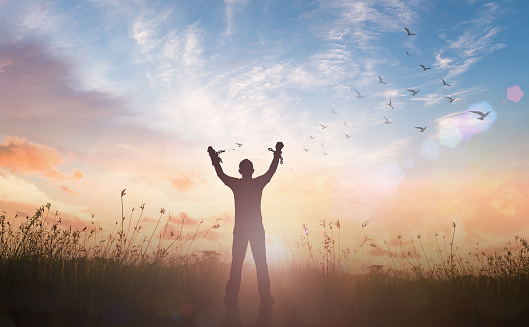
#> input picture Bai01/pic01.jpg, 529 x 327 px
$ python Image_Pyramid.py --image ../Bai01/pic01.jpg
#> lines starting #> are read from the running program, lines starting #| are printed output that depends on the picture
#> further down, image is the input picture: shape (327, 529, 3); mean B, G, R 155.4, 159, 170.8

#------------------------------------#
# Author: Yueh-Lin Tsou              #
# Update: 7/16/2019                  #
# E-mail: hank630280888@gmail.com    #
#------------------------------------#

"""-----------------------------------
- Image pyramid
    - Gaussian pyramid
    - Laplacian pyramid
-----------------------------------"""

# Import OpenCV Library, numpy and command line interface
import cv2
import numpy as np
import argparse
from matplotlib import pyplot as plt

# ------------------- Function to do Gaussian image pyramid ------------------- #
def Gaussian_Image_pyramid(img):

    lower_1 = cv2.pyrDown(img)
    lower_2 = cv2.pyrDown(lower_1)
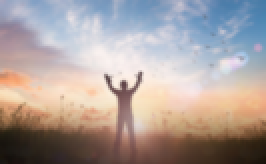
#> lower_2: shape (82, 133, 3) (shown 2 times larger); mean B, G, R 155.6, 159, 170.6
    lower_3 = cv2.pyrDown(lower_2)
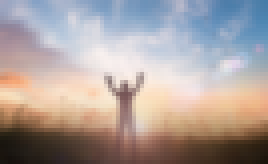
#> lower_3: shape (41, 67, 3) (shown 4 times larger); mean B, G, R 156.3, 159.4, 170.8
    lower_4 = cv2.pyrDown(lower_3)
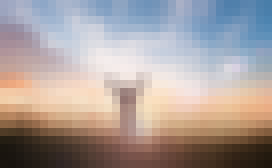
#> lower_4: shape (21, 34, 3) (shown 8 times larger); mean B, G, R 154.9, 157.7, 168.7

    higher_4 = cv2.pyrUp(lower_4)
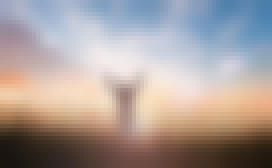
#> higher_4: shape (42, 68, 3) (shown 4 times larger); mean B, G, R 153.2, 156.5, 167.9
    higher_3 = cv2.pyrUp(higher_4)
    higher_2 = cv2.pyrUp(higher_3)
    higher_1 = cv2.pyrUp(higher_2)

    # show result
    plt.subplot(231),plt.imshow(cv2.cvtColor(img, cv2.COLOR_BGR2RGB))
    plt.title('Original Image'), plt.xticks([]), plt.yticks([])
    plt.subplot(232),plt.imshow(cv2.cvtColor(lower_2, cv2.COLOR_BGR2RGB))
    plt.title('Down Image'), plt.xticks([]), plt.yticks([])
    plt.subplot(233),plt.imshow(cv2.cvtColor(lower_4, cv2.COLOR_BGR2RGB))
    plt.title('Down Image'), plt.xticks([]), plt.yticks([])
    plt.subplot(234),plt.imshow(cv2.cvtColor(lower_4, cv2.COLOR_BGR2RGB))
    plt.title('Process Image'), plt.xticks([]), plt.yticks([])
    plt.subplot(235),plt.imshow(cv2.cvtColor(higher_3, cv2.COLOR_BGR2RGB))
    plt.title('Up Image'), plt.xticks([]), plt.yticks([])
    plt.subplot(236),plt.imshow(cv2.cvtColor(higher_1, cv2.COLOR_BGR2RGB))
    plt.title('Up Image'), plt.xticks([]), plt.yticks([])

    plt.show()
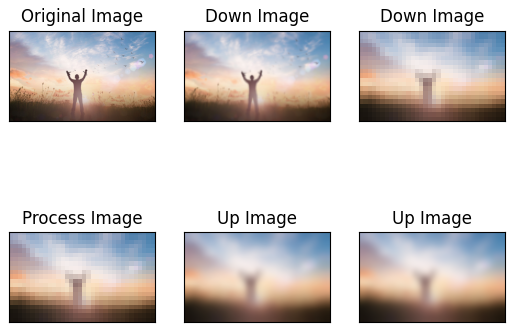
#> figure drawn by matplotlib, 6 panels


# -------------------------- main -------------------------- #
if __name__ == '__main__':
    # read one input from terminal
    # (1) command line >> python Image_Pyramid.py -i dog.jpg

    ap = argparse.ArgumentParser()
    ap.add_argument("-i", "--image", required=True, help="Path to the input image")
    args = vars(ap.parse_args())

    # Read image
    image = cv2.imread(args["image"])

    ## Functions
    Gaussian_Image_pyramid(image)
